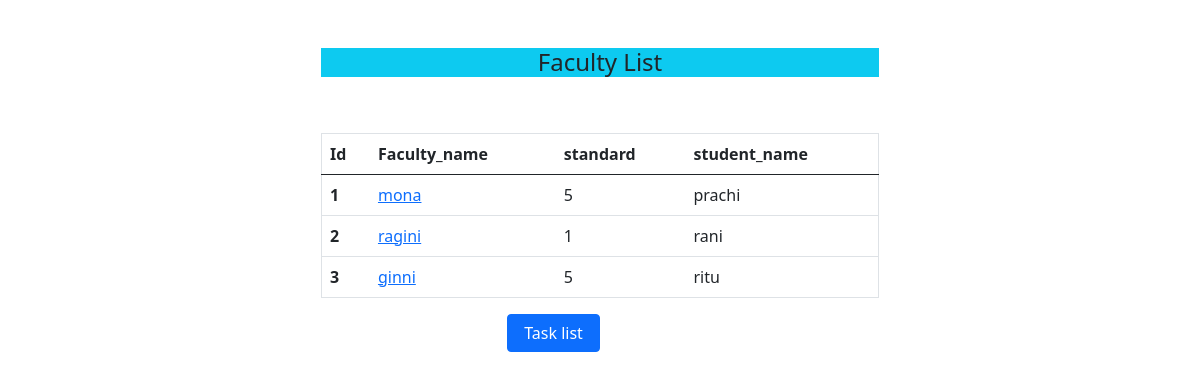
The app's page /facultylist/ with its own data.
### app/models.py (models this page shows, shortened)
class Faculty(models.Model):
    Faculty_name=models.CharField(max_length=100)
    standard=models.IntegerField()
    student_name=models.ForeignKey(Student,on_delete=models.CASCADE)

class Student(models.Model):
    student_name=models.CharField(max_length=100)
    rollno=models.IntegerField()
    standard=models.IntegerField()
    def __str__(self) :
        return self.student_name

### app/views.py (the view)
# urls.py: path('facultylist/',views.faculty_list,name='facultylist'),
def faculty_list(request):
    fac=Faculty.objects.all()
    return render(request,'facultylist.html',{'fac': fac})

### app/templates/facultylist.html (shortened to what this page needs)
{% extends 'base.html' %}
{% block faculty_list %}
<div class="container">
  <div class="row col-6 offset-3">
              <h4 class="text-center bg-info mt-5">Faculty List </h4>
              <table class="table table-hover mt-5 border">
                  <thead>
                    <tr>
                      <th scope="col">Id </th>
                      <th scope="col">Faculty_name</th>
                      <th scope="col">standard</th>
                      <th scope="col">student_name</th>
                    </tr>
                  </thead>
                  <tbody>
                  {% for faculty in fac %}
                    <tr>
                      <th scope="row">{{faculty.id}}</th>
                      <td><a href="{% url 'taskdetails' faculty.id %}">
                        {{faculty.Faculty_name}}
                      </a></td>
                      <td>{{faculty.standard}}</td>
                      <td>{{faculty.student_name}}</td>
                    </tr>
                  {% endfor %}
                  </tbody>
                </table>
  </div>
  <div>
    <a href="{% url 'task' %}" class="btn btn-primary col-1 offset-5  mb-3 offset-4  mb-3">Task list</a>
  </div>
</div>
{% endblock faculty_list %}

### app/templates/base.html (shortened to what this page needs)
<!DOCTYPE html>
<html lang="en">
<head>
    <link href="https://cdn.jsdelivr.net/npm/bootstrap@5.0.2/dist/css/bootstrap.min.css" rel="stylesheet">
</head>
<body>
    {% block faculty_list %} {% endblock faculty_list %}
    </body>
    </html>
</body>
</html>

### records on screen
Faculty: id "1", Faculty_name "mona", standard "5", student_name "prachi"
Faculty: id "2", Faculty_name "ragini", standard "1", student_name "rani"
Faculty: id "3", Faculty_name "ginni", standard "5", student_name "ritu"
